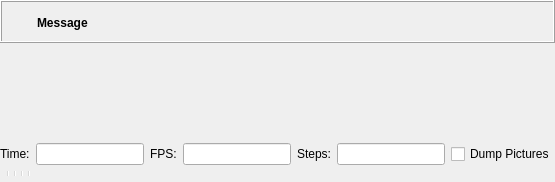
  <widget class="QWidget" name="centralwidget">
   <layout class="QVBoxLayout" name="verticalLayout_2">
    <property name="spacing">
     <number>0</number>
    </property>
    <property name="leftMargin">
     <number>0</number>
    </property>
    <property name="topMargin">
     <number>0</number>
    </property>
    <property name="rightMargin">
     <number>0</number>
    </property>
    <property name="bottomMargin">
     <number>0</number>
    </property>
    <item>
     <widget class="QWidget" name="mainWidget" native="true">
      <property name="sizePolicy">
       <sizepolicy hsizetype="Expanding" vsizetype="Expanding">
        <horstretch>0</horstretch>
        <verstretch>0</verstretch>
       </sizepolicy>
      </property>
      <layout class="QVBoxLayout" name="verticalLayout_3">
       <property name="spacing">
        <number>0</number>
       </property>
       <property name="leftMargin">
        <number>0</number>
       </property>
       <property name="topMargin">
        <number>0</number>
       </property>
       <property name="rightMargin">
        <number>0</number>
       </property>
       <property name="bottomMargin">
        <number>0</number>
       </property>
       <item>
        <widget class="QFrame" name="frameCompileResult">
         <property name="frameShape">
          <enum>QFrame::Box</enum>
         </property>
         <property name="frameShadow">
          <enum>QFrame::Raised</enum>
         </property>
         <layout class="QGridLayout" name="gridLayoutCompileResult">
          <property name="leftMargin">
           <number>6</number>
          </property>
          <property name="topMargin">
           <number>6</number>
          </property>
          <property name="rightMargin">
           <number>6</number>
          </property>
          <property name="bottomMargin">
           <number>4</number>
          </property>
          <property name="horizontalSpacing">
           <number>4</number>
          </property>
          <item row="0" column="1">
           <widget class="QLabel" name="labelCompileResultMessage">
            <property name="sizePolicy">
             <sizepolicy hsizetype="Preferred" vsizetype="Preferred">
              <horstretch>1</horstretch>
              <verstretch>0</verstretch>
             </sizepolicy>
            </property>
            <property name="font">
             <font>
              <weight>75</weight>
              <bold>true</bold>
             </font>
            </property>
            <property name="text">
             <string>Message</string>
            </property>
            <property name="wordWrap">
             <bool>true</bool>
            </property>
           </widget>
          </item>
          <item row="0" column="2">
           <widget class="QToolButton" name="toolButtonCompileResultClose">
            <property name="styleSheet">
             <string notr="true"/>
            </property>
            <property name="text">
             <string/>
            </property>
            <property name="icon">
             <iconset resource="../openscad.qrc">
              <normaloff>:/icons/close.png</normaloff>:/icons/close.png</iconset>
            </property>
            <property name="iconSize">
             <size>
              <width>22</width>
              <height>22</height>
             </size>
            </property>
            <property name="toolButtonStyle">
             <enum>Qt::ToolButtonIconOnly</enum>
            </property>
            <property name="autoRaise">
             <bool>true</bool>
            </property>
           </widget>
          </item>
          <item row="0" column="0">
           <widget class="QToolButton" name="toolButtonCompileResultIcon">
            <property name="styleSheet">
             <string notr="true">QToolButton { border: none; }</string>
            </property>
            <property name="text">
             <string/>
            </property>
            <property name="icon">
             <iconset resource="../openscad.qrc">
              <normaloff>:/icons/information-icons-error.png</normaloff>:/icons/information-icons-error.png</iconset>
            </property>
            <property name="iconSize">
             <size>
              <width>22</width>
              <height>22</height>
             </size>
            </property>
            <property name="autoRaise">
             <bool>false</bool>
            </property>
           </widget>
          </item>
         </layout>
        </widget>
       </item>
       <item>
        <widget class="QGLView" name="qglview" native="true">
         <property name="sizePolicy">
          <sizepolicy hsizetype="Expanding" vsizetype="Expanding">
           <horstretch>0</horstretch>
           <verstretch>0</verstretch>
          </sizepolicy>
         </property>
         <property name="minimumSize">
          <size>
           <width>200</width>
           <height>100</height>
          </size>
         </property>
        </widget>
       </item>
       <item>
        <widget class="QFrame" name="animate_panel">
         <property name="enabled">
          <bool>true</bool>
         </property>
         <property name="frameShape">
          <enum>QFrame::NoFrame</enum>
         </property>
         <property name="frameShadow">
          <enum>QFrame::Raised</enum>
         </property>
         <property name="lineWidth">
          <number>0</number>
         </property>
         <layout class="QHBoxLayout" name="horizontalLayoutAnimate">
          <property name="leftMargin">
           <number>0</number>
          </property>
          <property name="topMargin">
           <number>0</number>
          </property>
          <property name="rightMargin">
           <number>0</number>
          </property>
          <property name="bottomMargin">
           <number>0</number>
          </property>
          <item>
           <widget class="QLabel" name="label_time">
            <property name="text">
             <string>Time:</string>
            </property>
           </widget>
          </item>
          <item>
           <widget class="QLineEdit" name="e_tval"/>
          </item>
          <item>
           <widget class="QLabel" name="label_fps">
            <property name="text">
             <string>FPS:</string>
            </property>
           </widget>
          </item>
          <item>
           <widget class="QLineEdit" name="e_fps"/>
          </item>
          <item>
           <widget class="QLabel" name="label_steps">
            <property name="text">
             <string>Steps:</string>
            </property>
           </widget>
          </item>
          <item>
           <widget class="QLineEdit" name="e_fsteps"/>
          </item>
          <item>
           <widget class="QCheckBox" name="e_dump">
            <property name="text">
             <string>Dump Pictures</string>
            </property>
           </widget>
          </item>
         </layout>
        </widget>
       </item>
       <item>
        <widget class="QToolBar" name="viewerToolBar">
         <addaction name="designActionPreview"/>
         <addaction name="designActionRender"/>
         <addaction name="separator"/>
         <addaction name="viewActionViewAll"/>
         <addaction name="viewActionZoomIn"/>
         <addaction name="viewActionZoomOut"/>
         <addaction name="viewActionResetView"/>
         <addaction name="separator"/>
         <addaction name="viewActionRight"/>
         <addaction name="viewActionTop"/>
         <addaction name="viewActionBottom"/>
         <addaction name="viewActionLeft"/>
         <addaction name="viewActionFront"/>
         <addaction name="viewActionBack"/>
         <addaction name="separator"/>
         <addaction name="viewActionPerspective"/>
         <addaction name="viewActionOrthogonal"/>
         <addaction name="separator"/>
         <addaction name="viewActionShowAxes"/>
         <addaction name="viewActionShowScaleProportional"/>
         <addaction name="viewActionShowEdges"/>
        </widget>
       </item>
      </layout>
      <zorder>animate_panel</zorder>
      <zorder>qglview</zorder>
      <zorder>viewerToolBar</zorder>
      <zorder>frameCompileResult</zorder>
     </widget>
    </item>
   </layout>
  </widget>
